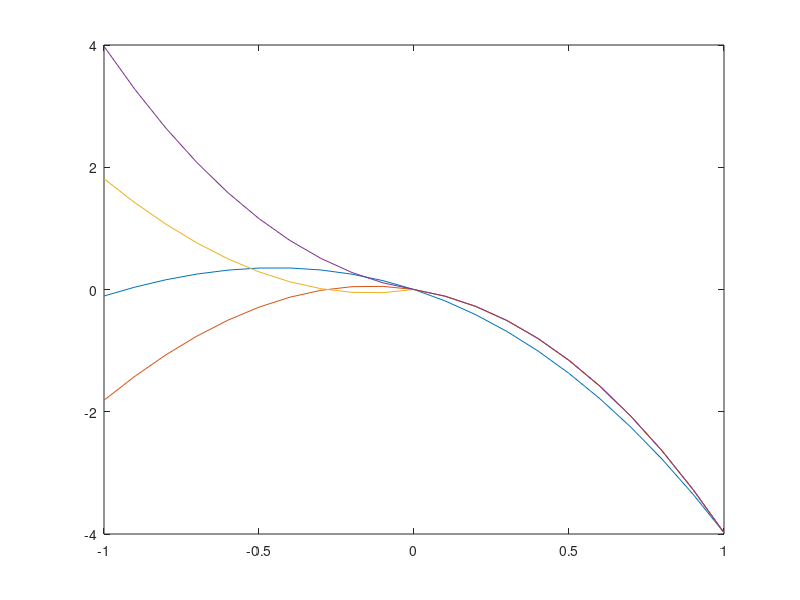

The MATLAB source for this figure:
w = -1:0.1:1; v = 0.5;
A0 = [w', w'.^2, w'.*abs(v'), w'.^3, w'.^2.*abs(v'), w'.^2.*v'.^2];
A1 = [w', w'.^2, w'.*abs(v'), w'.^3, w'.^2.*abs(v'), w'.*v'.^2];
A2 = [sign(w').*w', sign(w').*w'.^2, sign(w').*w'.*abs(v'), sign(w').*w'.^3, sign(w').*w'.^2.*abs(v'), sign(w').*w'.*v'.^2];
A3 = [sign(w').*abs(w)', sign(w').*w'.^2, sign(w').*abs(w)'.*abs(v'), sign(w').*abs(w)'.^3,sign(w').* abs(w)'.^2.*abs(v'), sign(w').*abs(w)'.*v'.^2];
K = [-1.17, -4.07, -0.964, -0.284, 2.35, 3.41]';

Cz0 = A0*K;
Cz1 = A1*K;
Cz2 = A2*K;
Cz3 = A3*K;

figure
plot(w,Cz0); 
hold on;
plot(w,Cz1); 
plot(w,Cz2);
plot(w,Cz3);